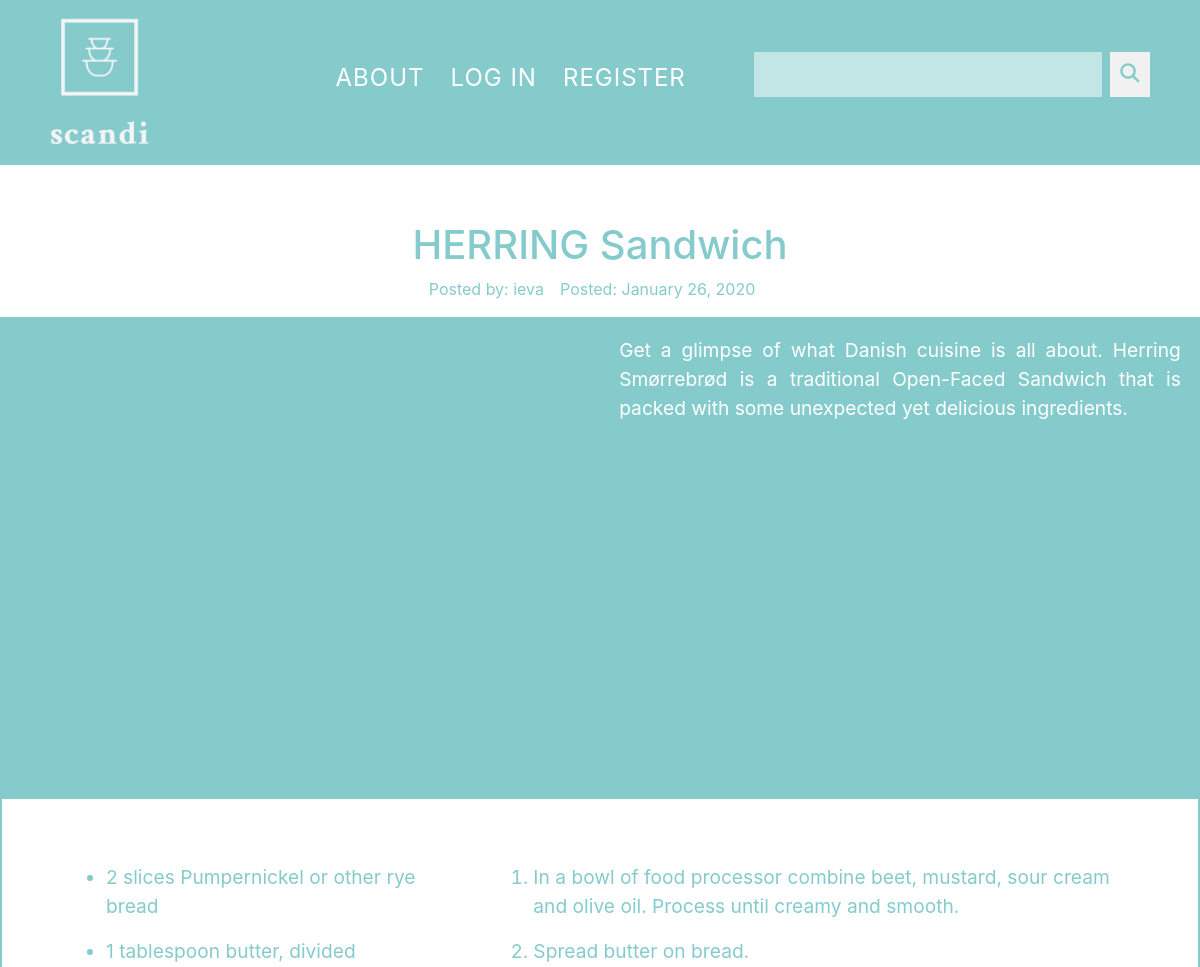
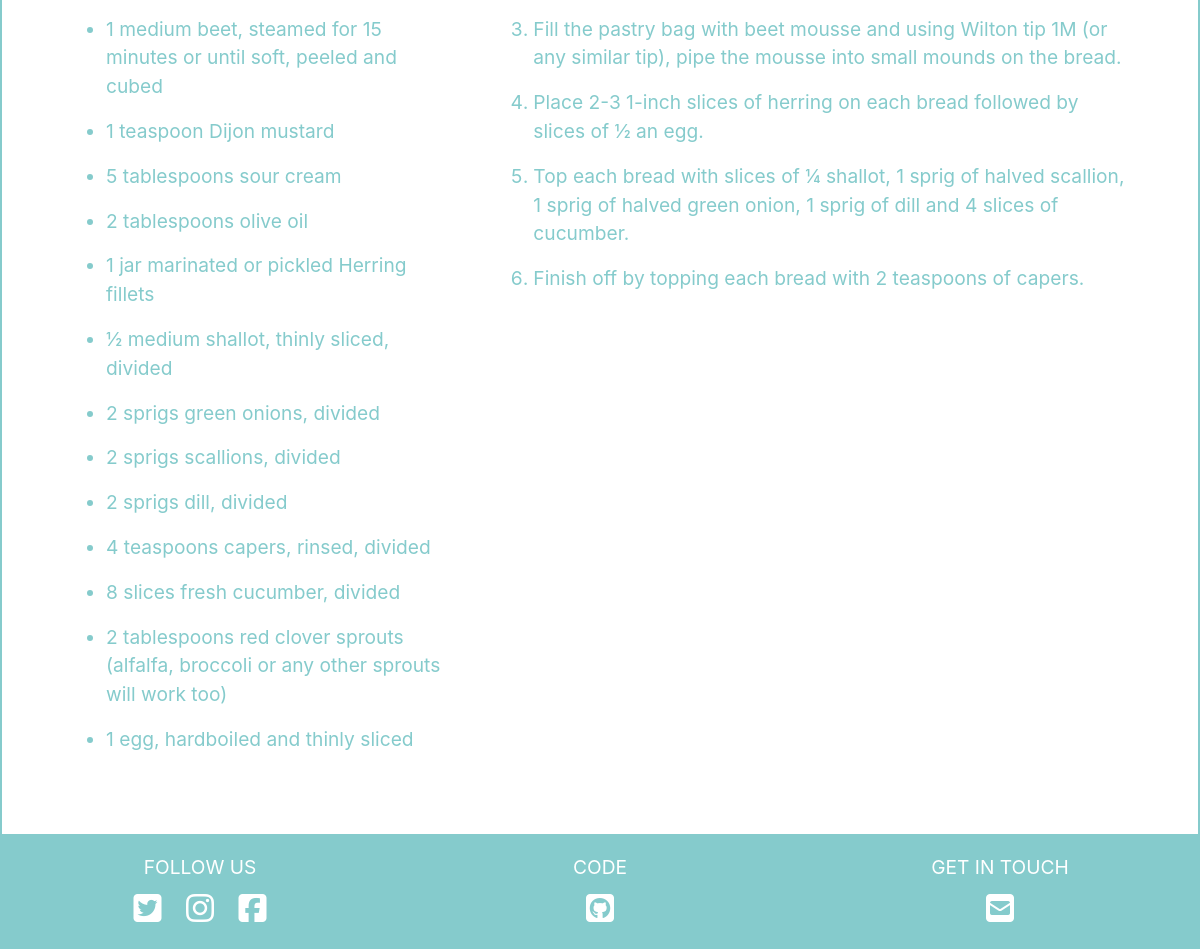
The page /16 on the database its author committed (2 pictures, top to bottom).
### scandiKitchen/models.py (models this page shows, shortened)
class Recipe(db.Model):
    users = db.relationship(User)
    id = db.Column(db.Integer,primary_key=True)
    user_id = db.Column(db.Integer,db.ForeignKey('users.id'),nullable=False)
    date = db.Column(db.DateTime,nullable=False,default=datetime.utcnow)
    title = db.Column(db.String(100),nullable=False)
    text = db.Column(db.Text,nullable=False)
    cook_method = db.Column(db.Text,nullable=True)
    ingredients = db.Column(db.Text,nullable=True)
    recipe_image = db.Column(db.String(100),nullable=True)

class User(db.Model,UserMixin):
    __tablename__ = 'users'
    id = db.Column(db.Integer,primary_key=True)
    profile_image = db.Column(db.String(64),nullable=False,default='default_profile.png')
    email = db.Column(db.String(64),unique=True,index=True)
    username = db.Column(db.String(64),unique=True,index=True)
    password_hash = db.Column(db.String(128))
    posts = db.relationship('Recipe',backref='author',lazy=True)

### scandiKitchen/users/views.py (the view)
@users.route('/<username>')
def user_posts(username):
    page = request.args.get('page',1,type=int)
    user = User.query.filter_by(username=username).first_or_404()
    recipes = Recipe.query.filter_by(author=user).order_by(Recipe.date.desc()).paginate(page=page,per_page=5)
    return render_template('user_recipes.html',recipes=recipes,user=user)

### scandiKitchen/recipes/views.py (called while the page is built)
@recipes.route('/<int:recipe_id>')
def recipe(recipe_id):
    recipe = Recipe.query.get_or_404(recipe_id)
    return render_template('recipe.html',title=recipe.title,date=recipe.date,post=recipe)

### scandiKitchen/templates/recipe.html (shortened to what this page needs)
{% extends "base.html" %}
{% block content %}
<div class="singleRecipeWrapper">
  <h1>{{post.title}}</h1>
  <div class="additionalInfo">
    <p>Posted by: {{post.author.username}}</p>
    <p>Posted: {{post.date.strftime('%B %d, %Y')}}</p>
  </div>
  <div class="container-fluid singleRecipeContainer">
    <div class="recipeImageandText">
      <div class="recipeImage-wrapper">
      </div>
      <div class="recipeText-wrapper">
        <p>{{post.text}}</p>
      </div>
    </div>
    <div class="instructions">
      <div class="ingrediantsWrapper">
        <ul class="ingrediants">
          {% for ingredient in post.ingredients.split(";") %}
          <li><p>{{ingredient}}</p></li>
          {% endfor %}
        </ul>
      </div>
      <div class="methodWrapper">
        <ol class="method">
          {% for step in post.cook_method.split(";") %}
          <li><p>{{step}}</p></li>
          {% endfor %}
        </ol>
      </div>
    </div>
  </div>
</div>
{% endblock %}

### scandiKitchen/static/css/main.css (style rules this page uses)
body { margin: 0; padding: 0; overflow-x: hidden; }
* { border-radius: 0!important; }
.container-fluid { padding: 0; max-width: 1500px; }

### scandiKitchen/static/css/recipe.css (style rules this page uses)
.recipeImage-wrapper { height: 30em; width: 100%; overflow: hidden; }
.recipeText-wrapper { width: 30em; height: auto; float: left; width: 100%; }
.recipeText-wrapper p { text-align: justify; font-size: 1.2rem; background-color: #85cbcc; color: white; padding: 1em; }
.singleRecipeWrapper { display: flex; flex-direction: column; align-items: center; color: #85cbcc; padding: 0; }
.singleRecipeWrapper h1 { margin-top: 1em; }
.additionalInfo { display: flex; }
.additionalInfo p { margin-right: 1em; }
.method { font-size: 1.2rem; }
.ingrediants { font-size: 1.2rem; border-bottom: 2px solid #85cbcc; }
@media (min-width: 900px) { .recipeImageandText { display: flex; width: 100%; background-color: #85cbcc; } }
@media (min-width: 900px) { .instructions { display: flex; border: 2px solid #85cbcc; padding: 4em; justify-content: center; } }
@media (min-width: 900px) { .ingrediants { margin-right: 2em; border: none; } }

### rows shown on the page
Recipe: title "HERRING Sandwich", date "January 26, 2020", text "Get a glimpse of what Danish cuisine is all about. Herring Smørrebrød is a traditional Open-Faced Sandwich that is packed with some unexpected yet delicious ingredients."
User: author.username "ieva"

### other values the page prints
{{ ingredient }} "2 slices Pumpernickel or other rye bread" "1 tablespoon butter, divided" "1 medium beet, steamed for 15 minutes or until soft, peeled and cubed" "1 teaspoon Dijon mustard" "5 tablespoons sour cream" "2 tablespoons olive oil" "1 jar marinated or pickled Herring fillets" "½ medium shallot, thinly sliced, divided" "2 sprigs green onions, divided" "2 sprigs scallions, divided" "2 sprigs dill, divided" "4 teaspoons capers, rinsed, divided" "8 slices fresh cucumber, divided" "2 tablespoons red clover sprouts (alfalfa, broccoli or any other sprouts will work too)" "1 egg, hardboiled and thinly sliced"
{{ step }} "In a bowl of food processor combine beet, mustard, sour cream and olive oil. Process until creamy and smooth." "Spread butter on bread." "Fill the pastry bag with beet mousse and using Wilton tip 1M (or any similar tip), pipe the mousse into small mounds on the bread." "Place 2-3 1-inch slices of herring on each bread followed by slices of ½ an egg." "Top each bread with slices of ¼ shallot, 1 sprig of halved scallion, 1 sprig of halved green onion, 1 sprig of dill and 4 slices of cucumber." "Finish off by topping each bread with 2 teaspoons of capers."
